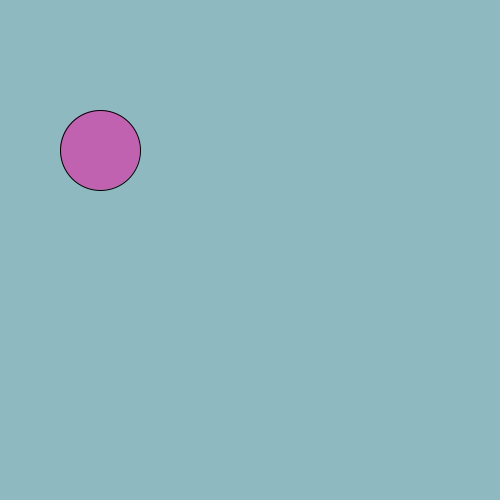
Frame 1 (no input)
Frame 60 (the mouse pressed at the canvas centre just before this capture): identical to frame 1, image omitted
Frame 120 (the mouse held since frame 60 and released just before this capture): identical to frame 1, image omitted

The Processing sketch that drew this single still picture (run headless with seeded random() and noise(); from frame 60 on, the mouse is pressed at the canvas centre):

// Processing sketch: slippery_dot
// ── slippery_dot.pde
/*** When you are done, this program will draw an ellipse 
     that jumps to new location each time you click on it.
***/
 
 // 1. Create three integer variables to represent the x, y, and the size of the ellipse
    int size = 80; 
    int y = 150;
    int x = 100; 
    
    void setup() {
      // 2. Set the size of your sketch
   
    size(500,500);
    }
    
    void draw() {
   
      // 3. Set the background color of your sketch
      background(#8EB9C1);
      // 4. Draw an ellipse using the variables created at the top of the sketch for the location and size of your ellipse. 
      //    Make sure it fits in the window. Change the variables if it does not.
   fill(#C162B0);
    ellipse(x,y,size,size);
    
    }
    
    /******** This method gets called automatically when you press the mouse ************/
    void mousePressed() {
      //5. Create an integer variable called distance
     
      //6. The getDistanceFromMouse() method below returns a number.
      //   Set the value of your distance variable to the value returned by the getDistance method
      //   You will need to pass the x and y location of your ellipse to this method.
         int distance=getDistanceFromMouse(x,y);
          
      //7.  Use an if statement to check if your distance variable is < the radius of the ellipse
      //    If it is, make a new x AND y for the ellipse, for a new random location on the window
      //    Hint: Use code like this      x = (int) random(width);
      if (distance <  size/2){
        x = (int) random(width);
        y = (int) random(height);
      }
    }
    
    /********  This method gives you the number of pixels between the mouse and the x,y point ***********/
    int getDistanceFromMouse(int x, int y) {
      return (int)Math.sqrt(Math.pow((mouseX-x),2) + Math.pow((mouseY-y),2));
    }
